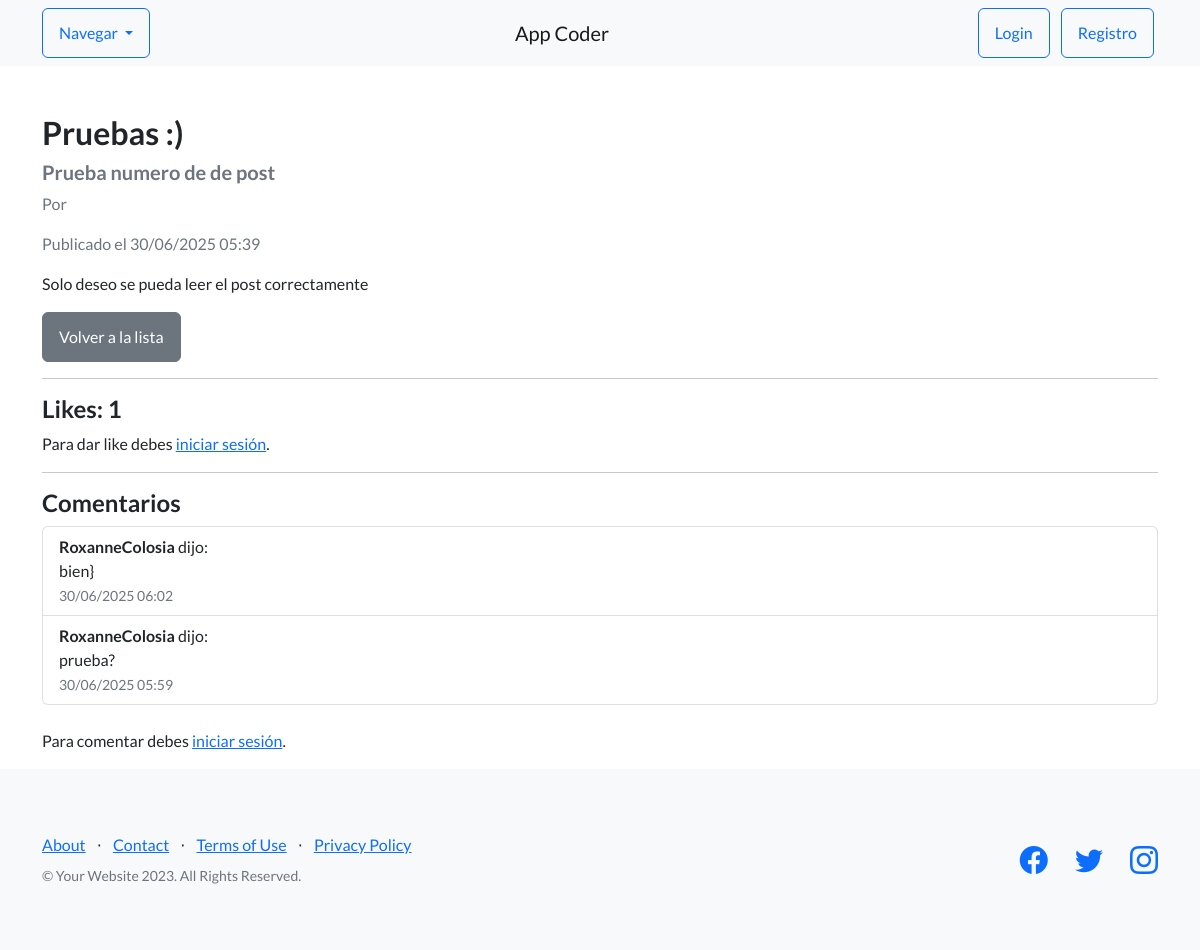
The page /pages/2/ on the database its author committed.
### blog/models.py (models this page shows, shortened)
class Post(models.Model):
    titulo = models.CharField(max_length=100)
    subtitulo = models.CharField(max_length=200)
    contenido = RichTextField()
    imagen = models.ImageField(upload_to='posts/', blank=True, null=True)
    fecha = models.DateTimeField(auto_now_add=True)
    author = models.ForeignKey(User, on_delete=models.CASCADE, related_name='blog_posts')  # Necesario si quieres saber quién publicó

class Comentario(models.Model):
    post = models.ForeignKey(Post, on_delete=models.CASCADE, related_name='comentarios')
    usuario = models.ForeignKey(User, on_delete=models.CASCADE)
    contenido = models.TextField()
    fecha = models.DateTimeField(auto_now_add=True)

### blog/views.py (the view)
# urls.py: path('<int:pk>/', PostDetailView.as_view(), name='post-detail'),
class PostDetailView(DetailView):
    model = Post
    template_name = 'AppCoder/Blog/post_detail.html'
    context_object_name = 'post'
    def get_context_data(self, **kwargs):
        context = super().get_context_data(**kwargs)
        post = self.get_object()
        context['comentarios'] = post.comentarios.all().order_by('-fecha')  # ¡esto es clave!
        context['likes_count'] = post.likes.count()
        user = self.request.user
        if user.is_authenticated:
            context['user_liked'] = post.likes.filter(usuario=user).exists()
        else:
            context['user_liked'] = False
        return context

### AppCoder/templates/AppCoder/Blog/post_detail.html (shortened to what this page needs)
{% extends 'AppCoder/Padre.html' %}
{% block content %}
<div class="container mt-5">
    <h2>{{ post.titulo }}</h2>
    <h5 class="text-muted">{{ post.subtitulo }}</h5>
    <p class="text-muted">Por {{ post.autor.username }}</p>
    <p class="text-muted">Publicado el {{ post.fecha|date:"d/m/Y H:i" }}</p>
    <div>
        {{ post.contenido|safe }}
    </div>
    <a href="{% url 'post-list' %}" class="btn btn-secondary mt-3">Volver a la lista</a>
    <hr>
    <h4>Likes: {{ likes_count }}</h4>
    {% if user.is_authenticated %}
        {% if user_liked %}
            <form method="post" action="{% url 'post-unlike' post.pk %}">
                {% csrf_token %}
                <button type="submit" class="btn btn-danger">Quitar Like</button>
            </form>
        {% else %}
            <form method="post" action="{% url 'post-like' post.pk %}">
                {% csrf_token %}
                <button type="submit" class="btn btn-primary">Dar Like</button>
            </form>
        {% endif %}
    {% else %}
        <p>Para dar like debes <a href="{% url 'login' %}">iniciar sesión</a>.</p>
    {% endif %}
    <hr>
    <h4>Comentarios</h4>
    <ul class="list-group mb-4">
        {% for comentario in comentarios %}
            <li class="list-group-item">
                <strong>{{ comentario.usuario.username }}</strong> dijo:<br>
                {{ comentario.contenido }} <br>
                <small class="text-muted">{{ comentario.fecha|date:"d/m/Y H:i" }}</small>
            </li>
        {% empty %}
            <li class="list-group-item">No hay comentarios aún.</li>
        {% endfor %}
    </ul>
    {% if user.is_authenticated %}
        <form method="post" action="{% url 'comentario-crear' post.pk %}">
            {% csrf_token %}
            <div class="mb-3">
                <textarea name="contenido" rows="3" class="form-control" placeholder="Escribe un comentario..."></textarea>
            </div>
            <button type="submit" class="btn btn-success">Enviar comentario</button>
        </form>
    {% else %}
        <p>Para comentar debes <a href="{% url 'login' %}">iniciar sesión</a>.</p>
    {% endif %}
</div>
{% endblock %}

### rows shown on the page
Post: titulo "Pruebas :)", subtitulo "Prueba numero de de post", fecha "30/06/2025 05:39", contenido "Solo deseo se pueda leer el post correctamente"
Comentario: usuario.username "RoxanneColosia", contenido "bien}", fecha "30/06/2025 06:02"
Comentario: usuario.username "RoxanneColosia", contenido "prueba?", fecha "30/06/2025 05:59"

### other values the page prints
{{ likes_count }} "1"
